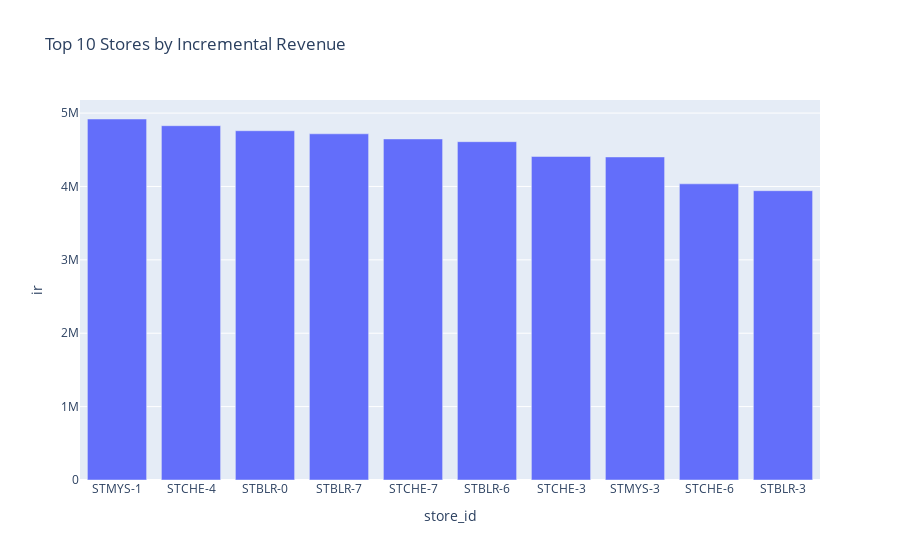
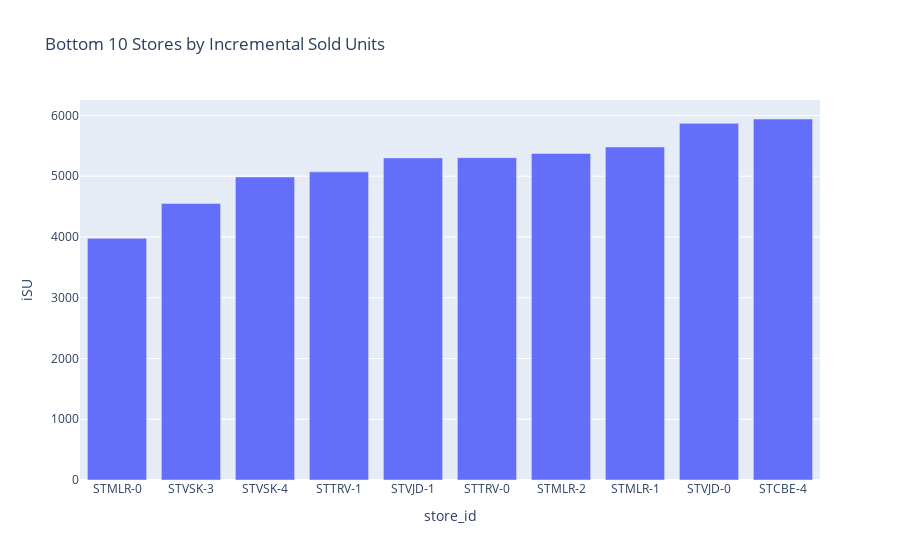
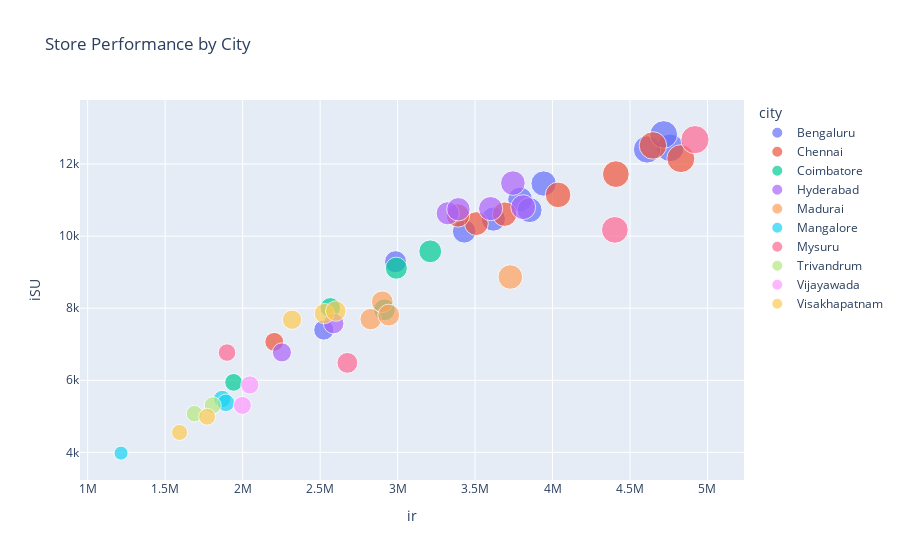

Notebook code for these charts, in order:
### Code cell
import plotly.express as px

# Store Performance Analysis:
# Top 10 stores in terms of Incremental Revenue (IR)
fig_top_stores_ir = px.bar(top_10_stores_ir, x=top_10_stores_ir.index, y='ir', title='Top 10 Stores by Incremental Revenue')
fig_top_stores_ir.show()

# Bottom 10 stores in terms of Incremental Sold Units (ISU)
fig_bottom_stores_isu = px.bar(bottom_10_stores_isu, x=bottom_10_stores_isu.index, y='iSU', title='Bottom 10 Stores by Incremental Sold Units')
fig_bottom_stores_isu.show()

# Performance of stores by city
fig_store_performance_city = px.scatter(store_performance_by_city, x='ir', y='iSU', color='city', size='ir',
                                        title='Store Performance by City')
fig_store_performance_city.show()

### Figure 1 — Plotly figure (JSON) as saved in the notebook; plotly's stock layout.template omitted (floating-point values rounded to 4 significant figures)
{"data": [{"alignmentgroup": "True", "hovertemplate": "store_id=%{x}<br>ir=%{y}<extra></extra>", "legendgroup": "", "marker": {"color": "#636efa", "pattern": {"shape": ""}}, "name": "", "offsetgroup": "", "orientation": "v", "showlegend": false, "textposition": "auto", "type": "bar", "x": ["STMYS-1", "STCHE-4", "STBLR-0", "STBLR-7", "STCHE-7", "STBLR-6", "STCHE-3", "STMYS-3", "STCHE-6", "STBLR-3"], "xaxis": "x", "y": [4919000.0, 4828000.0, 4760000.0, 4718000.0, 4648000.0, 4610000.0, 4409000.0, 4402000.0, 4036000.0, 3942000.0], "yaxis": "y"}], "layout": {"barmode": "relative", "legend": {"tracegroupgap": 0}, "title": {"text": "Top 10 Stores by Incremental Revenue"}, "xaxis": {"anchor": "y", "domain": [0, 1], "title": {"text": "store_id"}}, "yaxis": {"anchor": "x", "domain": [0, 1], "title": {"text": "ir"}}}}

### Figure 2 — Plotly figure (JSON) as saved in the notebook; plotly's stock layout.template omitted (floating-point values rounded to 4 significant figures)
{"data": [{"alignmentgroup": "True", "hovertemplate": "store_id=%{x}<br>iSU=%{y}<extra></extra>", "legendgroup": "", "marker": {"color": "#636efa", "pattern": {"shape": ""}}, "name": "", "offsetgroup": "", "orientation": "v", "showlegend": false, "textposition": "auto", "type": "bar", "x": ["STMLR-0", "STVSK-3", "STVSK-4", "STTRV-1", "STVJD-1", "STTRV-0", "STMLR-2", "STMLR-1", "STVJD-0", "STCBE-4"], "xaxis": "x", "y": [3978, 4553, 4988, 5072, 5302, 5306, 5374, 5481, 5870, 5942], "yaxis": "y"}], "layout": {"barmode": "relative", "legend": {"tracegroupgap": 0}, "title": {"text": "Bottom 10 Stores by Incremental Sold Units"}, "xaxis": {"anchor": "y", "domain": [0, 1], "title": {"text": "store_id"}}, "yaxis": {"anchor": "x", "domain": [0, 1], "title": {"text": "iSU"}}}}

### Figure 3 — Plotly figure (JSON) as saved in the notebook; plotly's stock layout.template omitted (floating-point values rounded to 4 significant figures)
{"data": [{"hovertemplate": "city=Bengaluru<br>ir=%{marker.size}<br>iSU=%{y}<extra></extra>", "legendgroup": "Bengaluru", "marker": {"color": "#636efa", "size": [4760000.0, 2524000.0, 2987000.0, 3942000.0, 3791000.0, 3618000.0, 4610000.0, 4718000.0, 3852000.0, 3430000.0], "sizemode": "area", "sizeref": 12300.0, "symbol": "circle"}, "mode": "markers", "name": "Bengaluru", "orientation": "v", "showlegend": true, "type": "scatter", "x": [4760000.0, 2524000.0, 2987000.0, 3942000.0, 3791000.0, 3618000.0, 4610000.0, 4718000.0, 3852000.0, 3430000.0], "xaxis": "x", "y": [12449, 7394, 9290, 11459, 11017, 10473, 12405, 12820, 10722, 10133], "yaxis": "y"}, {"hovertemplate": "city=Chennai<br>ir=%{marker.size}<br>iSU=%{y}<extra></extra>", "legendgroup": "Chennai", "marker": {"color": "#EF553B", "size": [3508000.0, 2204000.0, 3390000.0, 4409000.0, 4828000.0, 3691000.0, 4036000.0, 4648000.0], "sizemode": "area", "sizeref": 12300.0, "symbol": "circle"}, "mode": "markers", "name": "Chennai", "orientation": "v", "showlegend": true, "type": "scatter", "x": [3508000.0, 2204000.0, 3390000.0, 4409000.0, 4828000.0, 3691000.0, 4036000.0, 4648000.0], "xaxis": "x", "y": [10347, 7066, 10573, 11720, 12150, 10609, 11144, 12516], "yaxis": "y"}, {"hovertemplate": "city=Coimbatore<br>ir=%{marker.size}<br>iSU=%{y}<extra></extra>", "legendgroup": "Coimbatore", "marker": {"color": "#00cc96", "size": [2992000.0, 2915000.0, 3211000.0, 2566000.0, 1942000.0], "sizemode": "area", "sizeref": 12300.0, "symbol": "circle"}, "mode": "markers", "name": "Coimbatore", "orientation": "v", "showlegend": true, "type": "scatter", "x": [2992000.0, 2915000.0, 3211000.0, 2566000.0, 1942000.0], "xaxis": "x", "y": [9110, 7956, 9578, 8012, 5942], "yaxis": "y"}, {"hovertemplate": "city=Hyderabad<br>ir=%{marker.size}<br>iSU=%{y}<extra></extra>", "legendgroup": "Hyderabad", "marker": {"color": "#ab63fa", "size": [3810000.0, 2254000.0, 3744000.0, 2588000.0, 3324000.0, 3393000.0, 3601000.0], "sizemode": "area", "sizeref": 12300.0, "symbol": "circle"}, "mode": "markers", "name": "Hyderabad", "orientation": "v", "showlegend": true, "type": "scatter", "x": [3810000.0, 2254000.0, 3744000.0, 2588000.0, 3324000.0, 3393000.0, 3601000.0], "xaxis": "x", "y": [10804, 6773, 11471, 7573, 10634, 10745, 10763], "yaxis": "y"}, {"hovertemplate": "city=Madurai<br>ir=%{marker.size}<br>iSU=%{y}<extra></extra>", "legendgroup": "Madurai", "marker": {"color": "#FFA15A", "size": [3728000.0, 2826000.0, 2901000.0, 2943000.0], "sizemode": "area", "sizeref": 12300.0, "symbol": "circle"}, "mode": "markers", "name": "Madurai", "orientation": "v", "showlegend": true, "type": "scatter", "x": [3728000.0, 2826000.0, 2901000.0, 2943000.0], "xaxis": "x", "y": [8866, 7696, 8178, 7808], "yaxis": "y"}, {"hovertemplate": "city=Mangalore<br>ir=%{marker.size}<br>iSU=%{y}<extra></extra>", "legendgroup": "Mangalore", "marker": {"color": "#19d3f3", "size": [1215000.0, 1868000.0, 1892000.0], "sizemode": "area", "sizeref": 12300.0, "symbol": "circle"}, "mode": "markers", "name": "Mangalore", "orientation": "v", "showlegend": true, "type": "scatter", "x": [1215000.0, 1868000.0, 1892000.0], "xaxis": "x", "y": [3978, 5481, 5374], "yaxis": "y"}, {"hovertemplate": "city=Mysuru<br>ir=%{marker.size}<br>iSU=%{y}<extra></extra>", "legendgroup": "Mysuru", "marker": {"color": "#FF6692", "size": [1899000.0, 4919000.0, 2676000.0, 4402000.0], "sizemode": "area", "sizeref": 12300.0, "symbol": "circle"}, "mode": "markers", "name": "Mysuru", "orientation": "v", "showlegend": true, "type": "scatter", "x": [1899000.0, 4919000.0, 2676000.0, 4402000.0], "xaxis": "x", "y": [6769, 12677, 6483, 10173], "yaxis": "y"}, {"hovertemplate": "city=Trivandrum<br>ir=%{marker.size}<br>iSU=%{y}<extra></extra>", "legendgroup": "Trivandrum", "marker": {"color": "#B6E880", "size": [1807000.0, 1689000.0], "sizemode": "area", "sizeref": 12300.0, "symbol": "circle"}, "mode": "markers", "name": "Trivandrum", "orientation": "v", "showlegend": true, "type": "scatter", "x": [1807000.0, 1689000.0], "xaxis": "x", "y": [5306, 5072], "yaxis": "y"}, {"hovertemplate": "city=Vijayawada<br>ir=%{marker.size}<br>iSU=%{y}<extra></extra>", "legendgroup": "Vijayawada", "marker": {"color": "#FF97FF", "size": [2047000.0, 1999000.0], "sizemode": "area", "sizeref": 12300.0, "symbol": "circle"}, "mode": "markers", "name": "Vijayawada", "orientation": "v", "showlegend": true, "type": "scatter", "x": [2047000.0, 1999000.0], "xaxis": "x", "y": [5870, 5302], "yaxis": "y"}, {"hovertemplate": "city=Visakhapatnam<br>ir=%{marker.size}<br>iSU=%{y}<extra></extra>", "legendgroup": "Visakhapatnam", "marker": {"color": "#FECB52", "size": [2528000.0, 2601000.0, 2319000.0, 1593000.0, 1771000.0], "sizemode": "area", "sizeref": 12300.0, "symbol": "circle"}, "mode": "markers", "name": "Visakhapatnam", "orientation": "v", "showlegend": true, "type": "scatter", "x": [2528000.0, 2601000.0, 2319000.0, 1593000.0, 1771000.0], "xaxis": "x", "y": [7852, 7921, 7681, 4553, 4988], "yaxis": "y"}], "layout": {"legend": {"itemsizing": "constant", "title": {"text": "city"}, "tracegroupgap": 0}, "title": {"text": "Store Performance by City"}, "xaxis": {"anchor": "y", "domain": [0, 1], "title": {"text": "ir"}}, "yaxis": {"anchor": "x", "domain": [0, 1], "title": {"text": "iSU"}}}}
